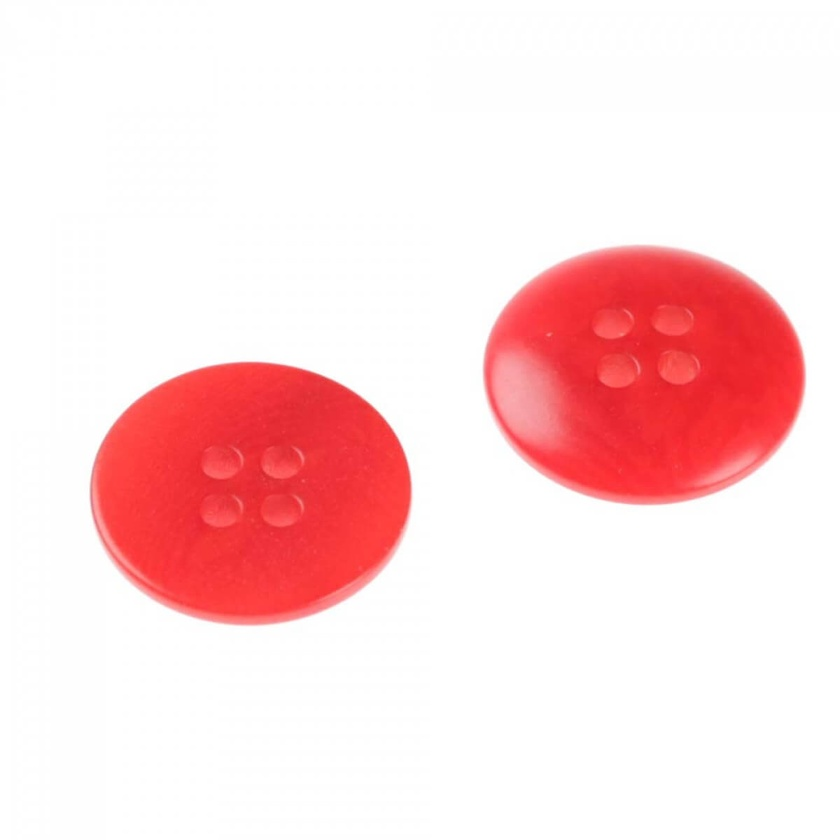
#> input picture images en pagaille/image0.jpg, 840 x 840 px, shrunk from 1200 x 1200 before the run; its folder holds only this picture in this run
$ python probleme4bis.py
#> lines starting #> are read from the running program, lines starting #| are printed output that depends on the picture; after the words box and inside, x2 and y2 are one past the last pixel; in counts of white or black regions, pixels touching at a corner belong together
import numpy as np
import cv2
import glob

rond = np.zeros((200, 200),np.uint8)
rond = cv2.circle(rond,(100,100),80,(255,255,255), -1)

def open_image(image):
#> called with image = 'images en pagaille/image0.jpg'
    img = cv2.imread(image)
#> img is the input picture: shape (840, 840, 3); mean B, G, R 220.1, 219.1, 252.7
    imgray = cv2.cvtColor(img,cv2.COLOR_BGR2GRAY)
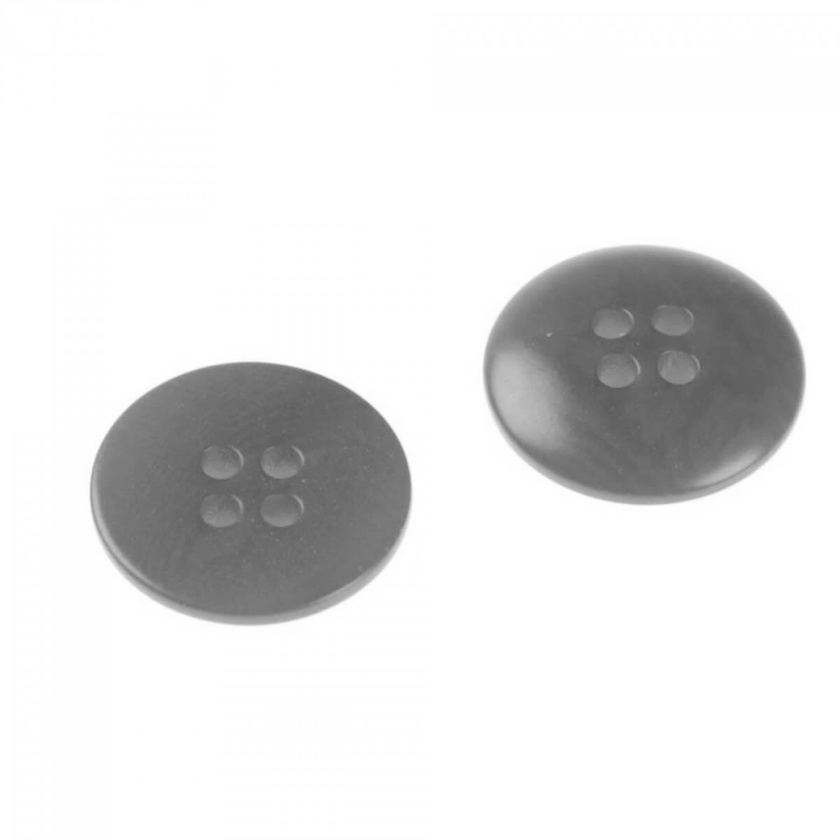
#> imgray: shape (840, 840); min 88, max 255, mean 229.3
    return imgray,img

def traitement(imgray):
    ret,thresh = cv2.threshold(imgray,160,255,cv2.THRESH_BINARY_INV)
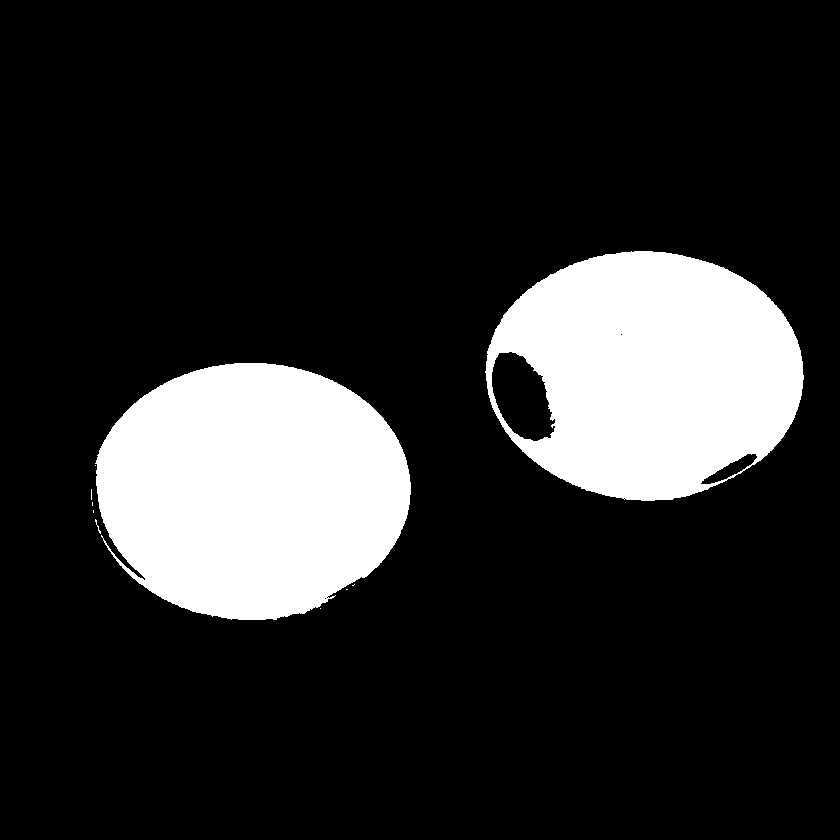
#> thresh: shape (840, 840); 17.1% white; 10 white regions (7 under 20 px), largest, box (x1, y1, x2, y2) and area: (95, 363, 411, 620) 63431, (485, 251, 804, 501) 57493, (95, 519, 101, 534) 21
    kernel = np.ones((10,10),np.uint8)
    opg = cv2.morphologyEx(thresh, cv2.MORPH_OPEN, kernel)
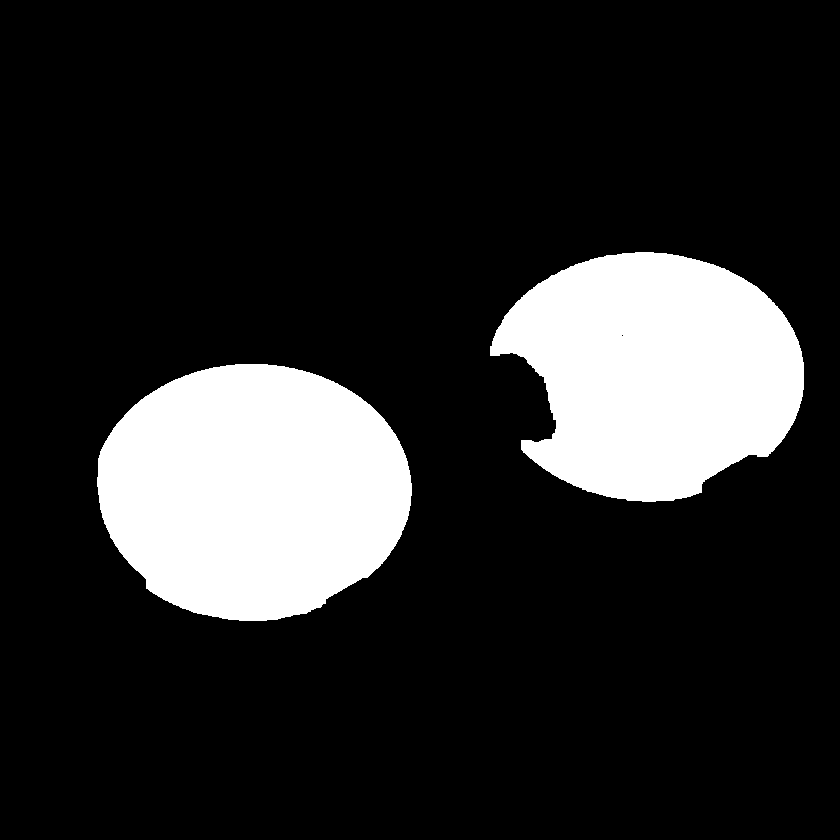
#> opg: shape (840, 840); 17% white; 2 white regions, box (x1, y1, x2, y2) and area: (97, 364, 412, 621) 63165, (490, 252, 804, 502) 56597
    trt = cv2.morphologyEx(opg, cv2.MORPH_CLOSE, kernel)
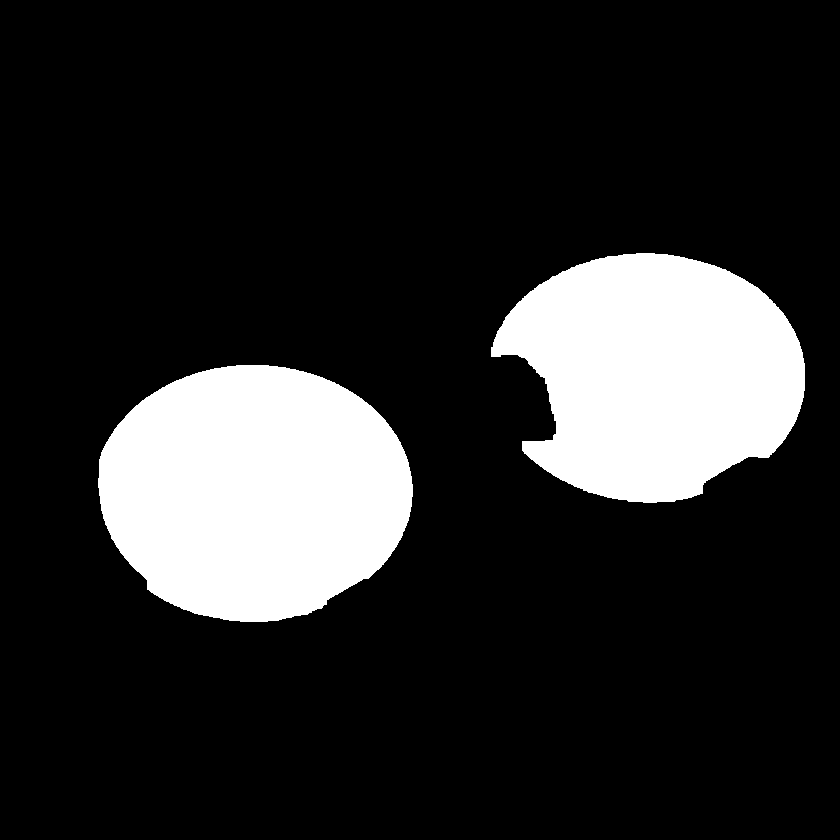
#> trt: shape (840, 840); 17% white; 2 white regions
    return trt

def mean_val(cnt,imgray,img):
    mask = np.zeros(imgray.shape,np.uint8)
    cv2.drawContours(mask,[cnt],0,255,-1)
    return cv2.mean(img,mask = mask)

def est_rond(cnt):
    contours, hierarchy = cv2.findContours(rond,2,1)
    cnt2 = contours[0]
    ret = cv2.matchShapes(cnt,cnt2,1,0.0)
    return (ret < 0.1)


def detecte_boutons(image):
    imgray,img = open_image(image)
    trt = traitement(imgray)
    contours, hierarchy = cv2.findContours(trt,cv2.RETR_LIST,cv2.CHAIN_APPROX_SIMPLE)
#> contours = 2 contours; box (x1, y1, x2, y2) and area: (98, 365, 413, 622) 62754, (491, 253, 805, 503) 56184
    for cnt in contours:
        mv = mean_val(cnt,imgray,img)
        if mv[2] > 180 and mv[0]<110 and mv[1]<110:
            x,y,w,h = cv2.boundingRect(cnt)
            if w*h > 500 and est_rond(cnt):
                img = cv2.rectangle(img,(x,y),(x+w,y+h),(0,255,0),2)
#> this loop made 2 passes
#> (mv, x, y, w, h, ret in est_rond) on passes 1 to 2: ((63.07, 59, 245, 0), 98, 365, 315, 257, 0.0146), ((62.97, 56.46, 242.8, 0), 491, 253, 314, 250, 0.0296)
#> pass 1, in detecte_boutons, `img = cv2.rectangle(img,(x,y),(x+w,y+h),(0,255,0),2)`:
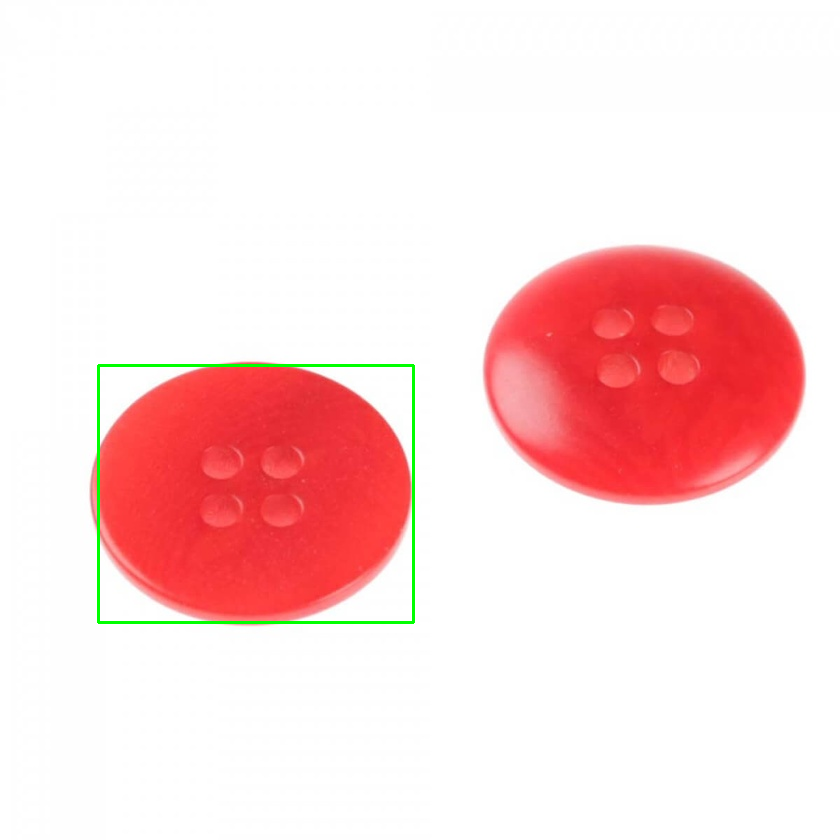
#> img: shape (840, 840, 3); 0.49% of pixels changed, all inside (x1, y1, x2, y2) = (97, 364, 415, 624)
#> pass 2, in detecte_boutons, `img = cv2.rectangle(img,(x,y),(x+w,y+h),(0,255,0),2)`:
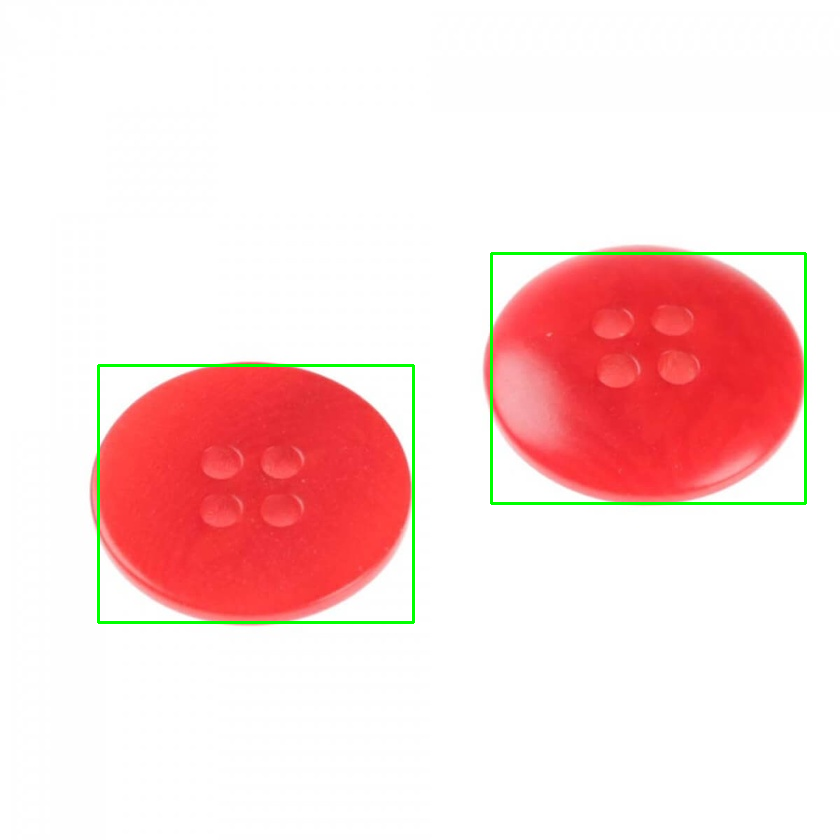
#> img: shape (840, 840, 3); 0.48% of pixels changed, all inside (x1, y1, x2, y2) = (490, 252, 807, 505)
    cv2.namedWindow('image', cv2.WINDOW_NORMAL)
    cv2.imshow('image',img)
    cv2.waitKey()
    cv2.destroyAllWindows()
#%%
files = glob.glob('C:/Users/mouli/stage_LM/images en pagaille/*')
for image in files:
    detecte_boutons(image)

$ run again, on images en pagaille/image4.jpg
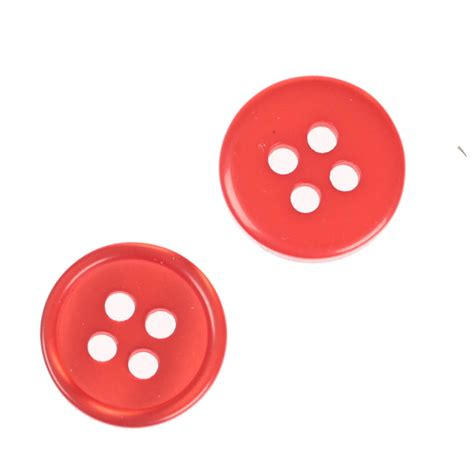
#> input picture images en pagaille/image4.jpg, 474 x 474 px
#> in open_image, img is the input picture: shape (474, 474, 3); mean B, G, R 215.4, 216.3, 250.7
#> in traitement, `ret,thresh = cv2.threshold(imgray,160,255,cv2.THRESH_BINARY_INV)`:
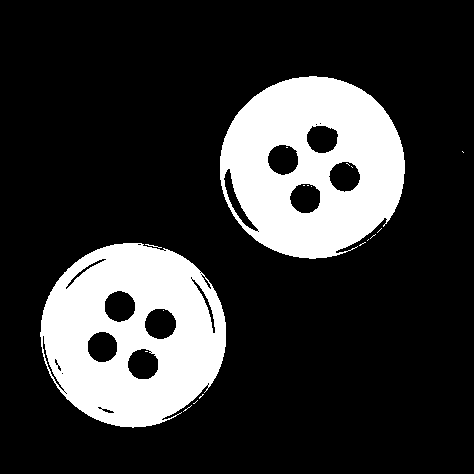
#> thresh: shape (474, 474); 20.7% white; 19 white regions (17 under 20 px), largest, box (x1, y1, x2, y2) and area: (40, 243, 226, 428) 23355, (220, 76, 405, 259) 23099
#> opg: shape (474, 474); 19.9% white; 2 white regions, box (x1, y1, x2, y2) and area: (221, 78, 406, 259) 22653, (42, 244, 227, 428) 22013
#> trt: shape (474, 474); 20.1% white; 2 white regions
#> in detecte_boutons, `contours, hierarchy = cv2.findContours(trt,cv2.RETR_LIST,cv2.CHAIN_APP..`: contours = 10 contours; largest, box (x1, y1, x2, y2) and area: (222, 79, 407, 260) 25176, (43, 245, 228, 429) 24856, (147, 310, 178, 341) 759, (106, 293, 137, 324) 753, (130, 351, 161, 382) 748
#> the loop in detecte_boutons, `for cnt in contours:` made 10 passes
#> (mv, x, y, w, h, ret in est_rond) on passes 5, 10: ((93.27, 96.63, 234.5, 0), 43, 245, 185, 184, 0.00618), ((91.28, 94.67, 242.2, 0), 222, 79, 185, 181, 0.00289)
#> after the loop in detecte_boutons, `for cnt in contours:`:
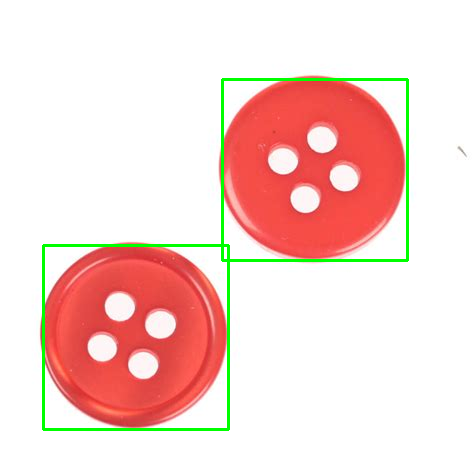
#> img: shape (474, 474, 3); 1.95% of pixels changed, all inside (x1, y1, x2, y2) = (42, 78, 409, 431)

$ run again, on images en pagaille/image6.png
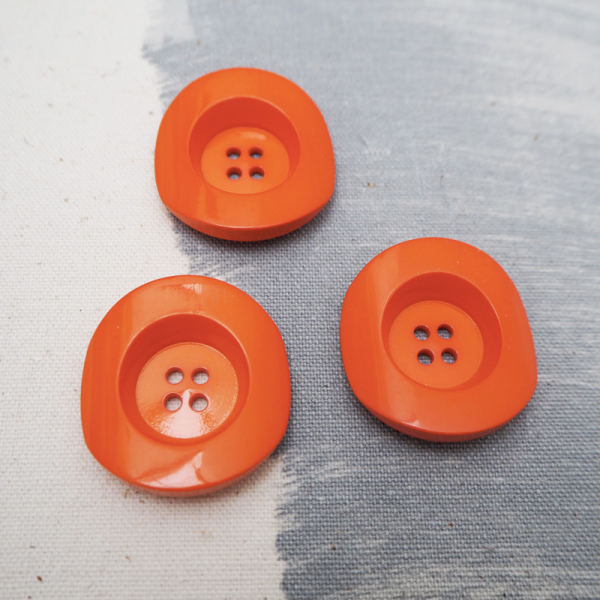
#> input picture images en pagaille/image6.png, 600 x 600 px
#> in open_image, img is the input picture: shape (600, 600, 3); mean B, G, R 150, 159.5, 193.2
#> in traitement, `ret,thresh = cv2.threshold(imgray,160,255,cv2.THRESH_BINARY_INV)`:
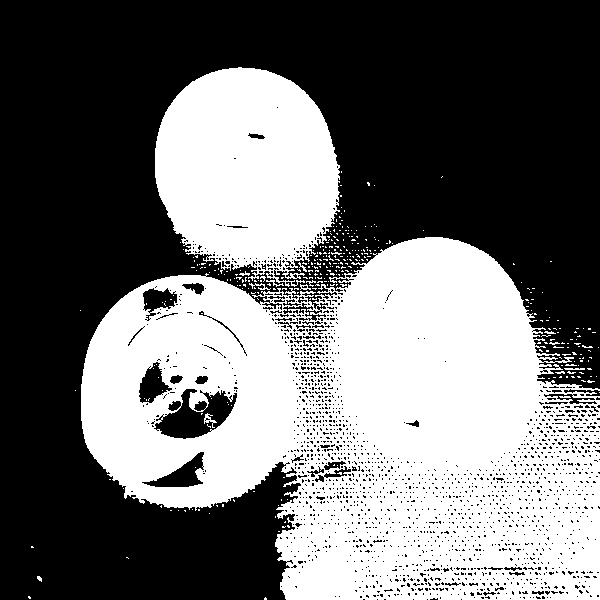
#> thresh: shape (600, 600); 43.8% white; 360 white regions (347 under 20 px), largest, box (x1, y1, x2, y2) and area: (81, 237, 600, 600) 126074, (155, 67, 340, 287) 29842, (204, 413, 217, 428) 67
#> opg: shape (600, 600); 31% white; 29 white regions, largest, box (x1, y1, x2, y2) and area: (335, 238, 541, 475) 38626, (82, 277, 300, 508) 33198, (156, 69, 339, 261) 28228
#> trt: shape (600, 600); 31.7% white; 12 white regions
#> in detecte_boutons, `contours, hierarchy = cv2.findContours(trt,cv2.RETR_LIST,cv2.CHAIN_APP..`: contours = 16 contours; largest, box (x1, y1, x2, y2) and area: (336, 239, 542, 476) 38549, (83, 278, 301, 509) 38510, (157, 70, 340, 262) 28033, (284, 513, 369, 600) 4742, (141, 360, 239, 441) 4498
#> the loop in detecte_boutons, `for cnt in contours:` made 16 passes
#> (mv, x, y, w, h, ret in est_rond) on passes 14 to 16: ((68.46, 105.3, 214.3, 0), 83, 278, 218, 231, 0.0122), ((59.94, 91.28, 196.5, 0), 336, 239, 206, 237, 0.0125), ((54.33, 93.14, 208.6, 0), 157, 70, 183, 192, 0.00306)
#> after the loop in detecte_boutons, `for cnt in contours:`:
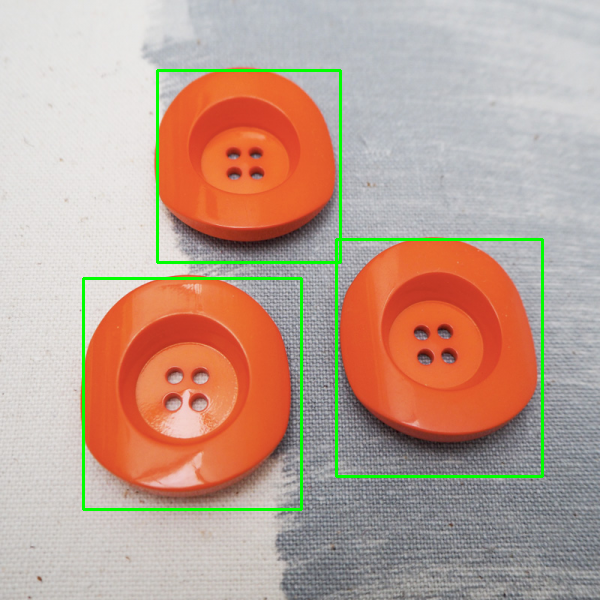
#> img: shape (600, 600, 3); 2.1% of pixels changed, all inside (x1, y1, x2, y2) = (82, 69, 544, 511)
